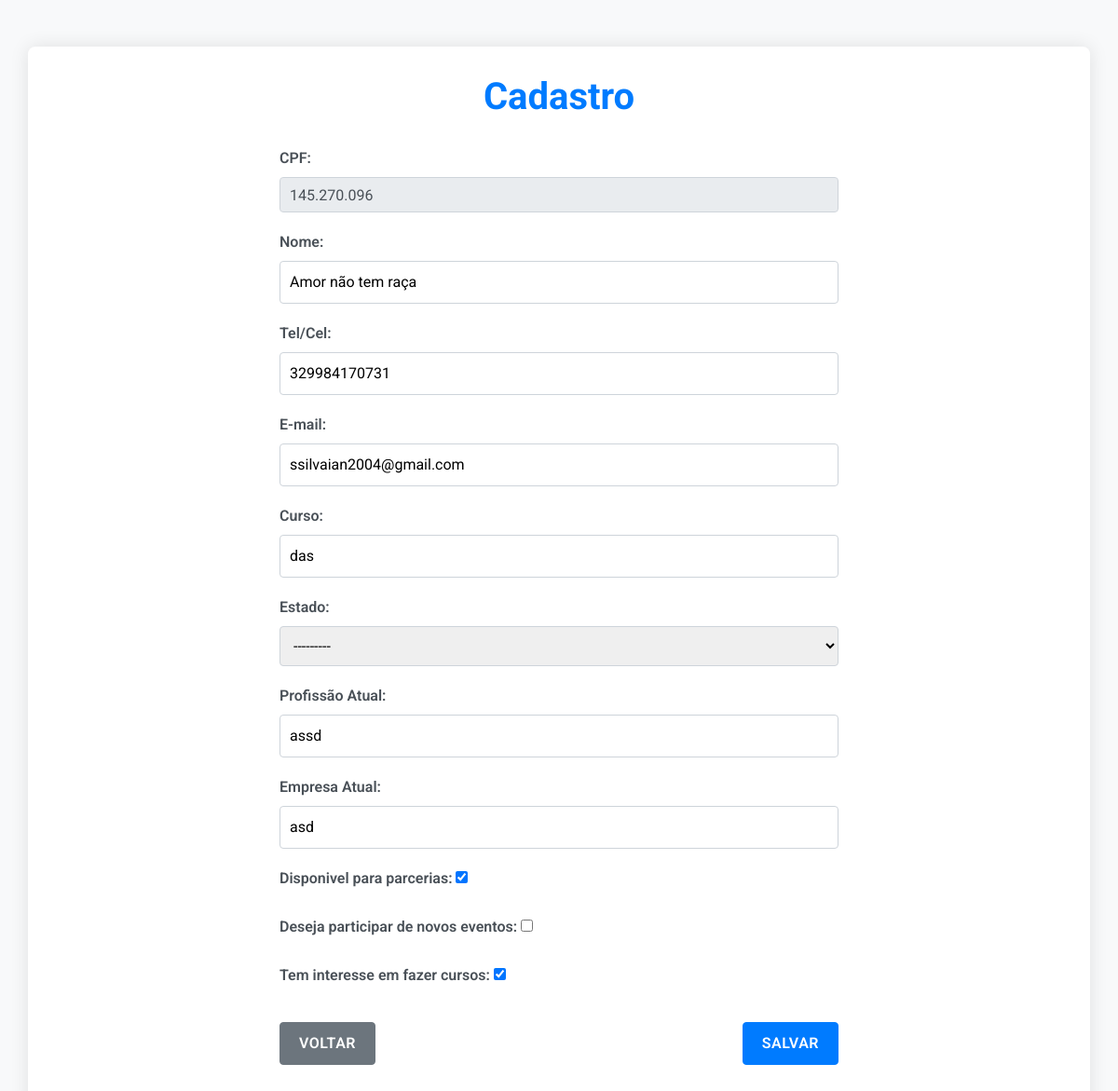
/edit/145.270.096/, run on the app's committed database.
### app/models.py (models this page shows)
class Egressos(models.Model):
    cpf = models.CharField(max_length=11, primary_key=True, unique=True)
    nome = models.CharField(max_length=80)
    tel = models.CharField(max_length=14)
    email = models.CharField(max_length=80)
    curso = models.CharField(max_length=50)
    estado = models.CharField(max_length=20, choices=EstadoCurso.choices)
    profissao_atual = models.CharField(max_length=50)
    empresa_atual = models.CharField(max_length=50)
    deseja_parcerias = models.BooleanField(default=False)
    deseja_partEvent = models.BooleanField(default=False)
    deseja_fazerNewCursos = models.BooleanField(default=False)

### app/views.py (the view)
# urls.py: path('edit/<str:pk>/', edit, name='edit'),
def edit(request, pk):
    db = Egressos.objects.get(cpf=pk)
    form = EgressosForm(instance=db)
    return render(request, 'form.html', {'form': form, 'db': db})

### app/forms.py
class EgressosForm(ModelForm):
    class Meta:
        model = Egressos
        fields = ['cpf', 'nome', 'tel', 'email', 'curso', 'estado', 'profissao_atual', 'empresa_atual', 'deseja_parcerias','deseja_partEvent', 'deseja_fazerNewCursos' ]
    def __init__(self, *args, **kwargs):
        super(EgressosForm, self).__init__(*args, **kwargs)
        if self.instance and self.instance.pk:
            self.fields['cpf'].widget.attrs['readonly'] = True

### app/templates/form.html (shortened to what this page needs)
<!DOCTYPE html>
<html lang="pt">
<head>
    <link rel="stylesheet" href="https://cdnjs.cloudflare.com/ajax/libs/bootstrap/4.6.0/css/bootstrap.min.css">
</head>
<body>
    <div class="container">
        <h1>Cadastro</h1>
        <div class="form-container">
            <form name="form" id="form" action="{% if db %}{% url 'update' db.cpf %}{% else %}{% url 'create' %}{% endif %}" method="post">
                <div class="form-group">
                    <label for="cpf">CPF:</label>
                    {% if db %}
                        <input type="text" name="cpf" value="{{ form.cpf.value }}" readonly class="form-control" />
                    {% else %}
                        {{ form.cpf }}
                    {% endif %}
                </div>
                <div class="form-group">
                    <label for="nome">Nome:</label>
                    {{ form.nome }}
                </div>
                <div class="form-group">
                    <label for="tel">Tel/Cel:</label>
                    {{ form.tel }}
                </div>
                <div class="form-group">
                    <label for="email">E-mail:</label>
                    {{ form.email }}
                </div>
                <div class="form-group">
                    <label for="curso">Curso:</label>
                    {{ form.curso }}
                </div>
                <div class="form-group">
                    <label for="estado">Estado:</label>
                    {{ form.estado }}
                </div>
                <div class="form-group">
                    <label for="profissao_atual">Profissão Atual:</label>
                    {{ form.profissao_atual }}
                </div>
                <div class="form-group">
                    <label for="empresa_atual">Empresa Atual:</label>
                    {{ form.empresa_atual }}
                </div>
                <div class="form-group">
                    <label for="deseja_parcerias">Disponivel para parcerias:</label>
                    {{ form.deseja_parcerias }}
                </div>
                <div class="form-group">
                    <label for="deseja_partEvent">Deseja participar de novos eventos:</label>
                    {{ form.deseja_partEvent }}
                </div>
                <div class="form-group">
                    <label for="deseja_fazerNewCursos">Tem interesse em fazer cursos:</label>
                    {{ form.deseja_fazerNewCursos }}
                </div>
                <div class="btn-container">
                    <a href="/" class="btn btn-back">Voltar</a>
                    <input type="submit" class="btn btn-save" value="Salvar">
                </div>
            </form>
        </div>
    </div>
    {% load static %}
</body>
</html>

### app/templates/form.html (style rules this page uses)
body { font-family: 'Roboto', sans-serif; background-color: #f8f9fa; color: #333; }
.container { background-color: #ffffff; border-radius: 8px; box-shadow: 0 0 20px rgba(0, 0, 0, 0.1); padding: 30px; margin-top: 50px; margin-bottom: 50px; }
h1 { color: #007bff; font-weight: 700; margin-bottom: 30px; text-align: center; }
.form-container { max-width: 600px; margin: 0 auto; }
.form-group { margin-bottom: 20px; }
label { font-weight: 600; color: #495057; }
input[type="text"], input[type="email"], select { border: 1px solid #ced4da; border-radius: 4px; padding: 10px; width: 100%; transition: border-color 0.15s ease-in-out, box-shadow 0.15s ease-in-out; }
.btn-container { display: flex; justify-content: space-between; margin-top: 30px; }
.btn { padding: 10px 20px; font-weight: 600; text-transform: uppercase; letter-spacing: 0.5px; transition: all 0.3s ease; }
.btn-back { background-color: #6c757d; border-color: #6c757d; color: #fff; }
.btn-save { background-color: #007bff; border-color: #007bff; color: #fff; }

### data on the page
Egressos: cpf "145.270.096", nome "Amor não tem raça", tel "329984170731", email "ssilvaian2004@gmail.com", curso "das", estado "---------", profissao_atual "assd", empresa_atual "asd", deseja_parcerias "☑", deseja_fazerNewCursos "☑"
